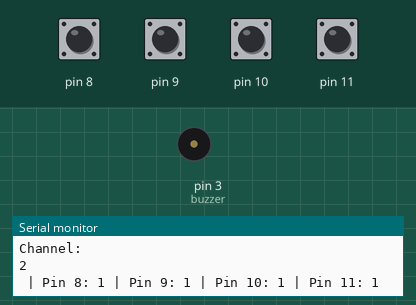
A sketch run on a simulated Arduino Nano, built with avr-gcc and run on an emulated ATmega328P. Shown: buzzer (waves = sounding), the last lines printed to the serial monitor. The test bench sets the inputs (shaded band); at power-on: pin 8–11 HIGH.

Above: at 1.3 s.
1.4 s: pin 8 pulled LOW for 1 s
At 1.9 s:
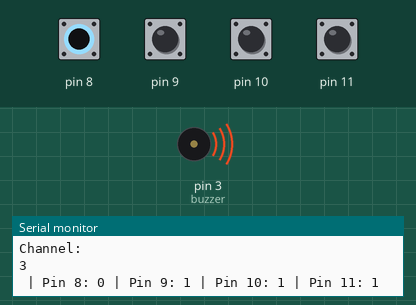
Timing chart, 0 to 4.4 s (numbered marks = the images above; inputs shaded):
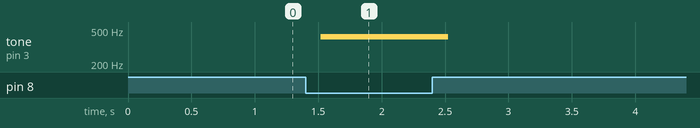

The sketch:

music_sequencer.ino
```cpp
/*
 * Author:      Micah Laing
 * Date:        22 November 2024
 * Description: This code is designed for an Arduino Nano. It controls a multiplexer using pins D4, D5, D6, and D7,
 *              and a passive buzzer on pin D3. Pins D8, D9, D10, and D11 are used as inputs to read binary values,
 *              which determine the note to be played on the buzzer.
 */


// define the pins for controlling the multiplexer
const int s0 = 7;
const int s1 = 6;
const int s2 = 5;
const int s3 = 4;

const int buzzer = 3; // PWM pin
const int tempo = 500; // set the rate that the multiplexer cycles through channels

void setup() {
  // set pinmode for the pins controlling the multiplexer
  pinMode(s0, OUTPUT);
  pinMode(s1, OUTPUT);
  pinMode(s2, OUTPUT);
  pinMode(s3, OUTPUT);

  // set input pins with internal pull-up resistors
  pinMode(8, INPUT_PULLUP);
  pinMode(9, INPUT_PULLUP);
  pinMode(10, INPUT_PULLUP);
  pinMode(11, INPUT_PULLUP);

  // set PWM buzzer pin out
  pinMode(buzzer, OUTPUT);

  // initialize serial communication
  Serial.begin(9600);
}

void loop() {
  // set the control pins to select the current channel (0-16)
  for (int i = 0; i < 16; i++) {
    digitalWrite(s0, i & 1);
    digitalWrite(s1, (i >> 1) & 1);
    digitalWrite(s2, (i >> 2) & 1);
    digitalWrite(s3, (i >> 3) & 1);

    int stateS0 = digitalRead(s0);
    int stateS1 = digitalRead(s1);
    int stateS2 = digitalRead(s2);
    int stateS3 = digitalRead(s3);

    // read the states of the input pins
    int state8 = digitalRead(8);
    int state9 = digitalRead(9);
    int state10 = digitalRead(10);
    int state11 = digitalRead(11);

    // print channel number and input values for debugging
    Serial.println("Channel: ");
    Serial.println(i);

    Serial.print(" | Pin 8: ");
    Serial.print(state8);
    Serial.print(" | Pin 9: ");
    Serial.print(state9);
    Serial.print(" | Pin 10: ");
    Serial.print(state10);
    Serial.print(" | Pin 11: ");
    Serial.println(state11);

// play the corresponding note on the buzzer based on pin states
  // Read the states of the input pins as a binary number
  int binaryValue = (digitalRead(8) << 3) |
                    (digitalRead(9) << 2) |
                    (digitalRead(10) << 1) |
                    digitalRead(11);

  // Array of frequencies for notes from C4 to G#5 (including half-steps)
  float notes[] = {
    261.63, // C4,  0001
    277.18, // C#4, 0010
    293.66, // D4,  0011
    311.13, // D#4, 0100
    329.63, // E4,  0101
    349.23, // F4,  0110
    369.99, // F#4, 0111
    392.00, // G4,  1000
    415.30, // G#4, 1001
    440.00, // A4,  1010
    466.16, // A#4, 1011
    493.88, // B4,  1100
    523.25, // C5,  1101
    554.37, // C#5, 1110
    587.33, // D5,  1111
    622.25, // D#5
    659.25, // E5
    698.46, // F5
    739.99, // F#5
    783.99, // G5
    830.61  // G#5
  };

  // Calculate the index by inverting the binary value
  int index = 15 - binaryValue;

  // Ensure the binary value is within range
  if (binaryValue != 15) {
    float frequency = notes[index];
    tone(buzzer, frequency);
    delay(tempo); // play the tone for 1 second
    noTone(buzzer);
    delay(5);
  } else {
    delay(tempo+5); // if binaryValue is 1111, play no tone
  }
}
}
```

Measured:
- after the input at 1.4 s, tone on pin 3 (buzzer): silent → 415 Hz after 0.12 s, → silent 1.0 s later
